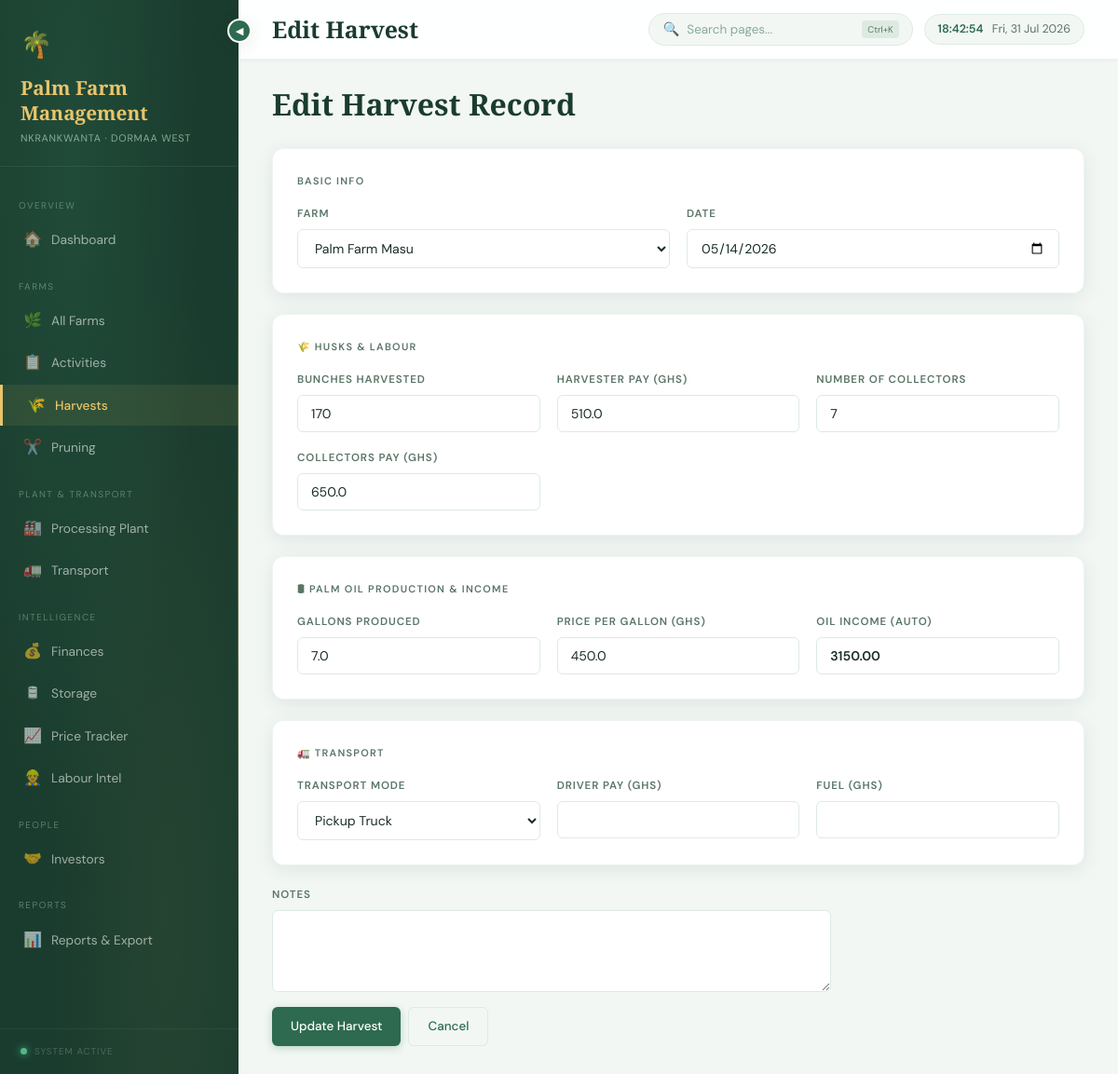
The page /harvests/5/edit on the database its author committed.
### tables this page shows
CREATE TABLE harvests (
    id                  INTEGER PRIMARY KEY AUTOINCREMENT,
    farm_id             INTEGER REFERENCES farms(id) ON DELETE CASCADE,
    activity_id         INTEGER REFERENCES activities(id) ON DELETE SET NULL,
    date                DATE NOT NULL,
    bunches_harvested   INTEGER DEFAULT 0,
    weight_tonnes       REAL,
    num_labourers       INTEGER DEFAULT 0,
    harvesting_cost     REAL DEFAULT 0,
    notes               TEXT
, harvester_pay REAL DEFAULT 0, collector_pay REAL DEFAULT 0, num_collectors INTEGER DEFAULT 0, gallons_produced REAL DEFAULT 0, price_per_gallon REAL DEFAULT 0, oil_income REAL DEFAULT 0, transport_mode TEXT DEFAULT NULL, driver_pay REAL DEFAULT 0, fuel_cost REAL DEFAULT 0, tricycle_rent REAL DEFAULT 0, gallons_sold REAL DEFAULT 0, husks_processed INTEGER DEFAULT NULL, gallons_sold_price REAL DEFAULT 0, gallons_sold_income REAL DEFAULT 0, threshing_cost REAL DEFAULT 0);

CREATE TABLE farms (
    id              INTEGER PRIMARY KEY AUTOINCREMENT,
    name            TEXT NOT NULL,
    location        TEXT,
    constituency    TEXT,
    size_acres      REAL,
    crop_type       TEXT CHECK(crop_type IN ('Oil Palm', 'Cashew')),
    status          TEXT CHECK(status IN ('Active', 'Inactive', 'Development')),
    total_trees     INTEGER DEFAULT 0,
    notes           TEXT,
    created_at      DATE DEFAULT (DATE('now'))
);

### routes/harvests.py (the view, shortened to what this page needs)
@harvests_bp.route('/<int:harvest_id>/edit', methods=['GET', 'POST'])
def edit(harvest_id):
    harvest = query("SELECT * FROM harvests WHERE id=?", (harvest_id,), one=True)
    if not harvest:
        flash('Harvest not found.', 'error')
        return redirect(url_for('harvests.index'))
    farms = get_all_farms()
    return render_template('harvests/edit.html',
        harvest=harvest, farms=farms, pickup_farm_id=PICKUP_FARM_ID)

### database/db.py (called while the page is built)
def get_connection():
    conn = sqlite3.connect(DB_PATH)
    conn.row_factory = sqlite3.Row
    conn.execute("PRAGMA foreign_keys = ON")
    return conn

def query(sql, params=(), one=False):
    conn = get_connection()
    cur = conn.execute(sql, params)
    rv = cur.fetchone() if one else cur.fetchall()
    conn.close()
    return rv

def get_all_farms():
    return query("SELECT * FROM farms ORDER BY id")

### templates/harvests/edit.html (shortened to what this page needs)
{% extends 'base.html' %}
{% block page_title %}Edit Harvest{% endblock %}
{% block content %}
<div class="page-header"><h2>Edit Harvest Record</h2></div>
<form method="POST">
  <div class="card">
    <div class="card-title">Basic Info</div>
    <div class="form-grid">
      <div class="form-group"><label>Farm</label>
        <select name="farm_id" id="farmSelect" onchange="updateTransport()">
          {% for f in farms %}<option value="{{ f['id'] }}" {% if f['id']==harvest['farm_id'] %}selected{% endif %}>{{ f['name'] }}</option>{% endfor %}
        </select></div>
      <div class="form-group"><label>Date</label><input type="date" name="date" value="{{ harvest['date'] }}" required></div>
    </div>
  </div>
  <div class="card">
    <div class="card-title">🌾 Husks & Labour</div>
    <div class="form-grid">
      <div class="form-group"><label>Bunches Harvested</label>
        <input type="number" name="bunches_harvested" id="bunches" value="{{ harvest['bunches_harvested'] }}" oninput="calcHarvesterPay()"></div>
      <div class="form-group"><label>Harvester Pay (GHS)</label>
        <input type="number" step="0.01" name="harvester_pay" id="harvesterPay" value="{{ harvest['harvester_pay'] or '' }}" oninput="updateTotalLabour()"></div>
      <div class="form-group"><label>Number of Collectors</label>
        <input type="number" name="num_collectors" value="{{ harvest['num_collectors'] or '' }}"></div>
      <div class="form-group"><label>Collectors Pay (GHS)</label>
        <input type="number" step="0.01" name="collector_pay" id="collectorPay" value="{{ harvest['collector_pay'] or '' }}" oninput="updateTotalLabour()"></div>
    </div>
  </div>
  <div class="card">
    <div class="card-title">🛢 Palm Oil Production & Income</div>
    <div class="form-grid">
      <div class="form-group"><label>Gallons Produced</label>
        <input type="number" step="0.1" name="gallons_produced" id="gallons" value="{{ harvest['gallons_produced'] or '' }}" oninput="calcIncome()" step="0.01"></div>
      <div class="form-group"><label>Price per Gallon (GHS)</label>
        <input type="number" step="0.01" name="price_per_gallon" id="pricePerGallon" value="{{ harvest['price_per_gallon'] or '' }}" oninput="calcIncome()"></div>
      <div class="form-group"><label>Oil Income (Auto)</label>
        <input type="number" id="oilIncome" disabled style="background:var(--surface-2);color:var(--green);font-weight:600;" value="{{ '{:.2f}'.format(harvest['oil_income'] or 0) }}"></div>
    </div>
  </div>
  <div class="card">
    <div class="card-title">🚛 Transport</div>
    <div class="form-grid">
      <div class="form-group"><label>Transport Mode</label>
        <select name="transport_mode" id="transportMode" onchange="updateTransportFields()">
          <option value="Pickup" {% if harvest['transport_mode']=='Pickup' %}selected{% endif %}>Pickup Truck</option>
        </select></div>
      <div class="form-group" id="driverPayGroup"><label>Driver Pay (GHS)</label>
        <input type="number" step="0.01" name="driver_pay" value="{{ harvest['driver_pay'] or '' }}"></div>
      <div class="form-group" id="fuelGroup"><label>Fuel (GHS)</label>
        <input type="number" step="0.01" name="fuel_cost" value="{{ harvest['fuel_cost'] or '' }}"></div>
    </div>
  </div>
  <div class="form-group full" style="max-width:600px;"><label>Notes</label><textarea name="notes">{{ harvest['notes'] }}</textarea></div>
  <div class="flex gap-2 mt-2">
    <button type="submit" class="btn btn-primary">Update Harvest</button>
    <a href="{{ url_for('harvests.index') }}" class="btn btn-outline">Cancel</a>
  </div>
</form>
{% endblock %}

### templates/base.html (style rules this page uses)
:root { --green-dark: #1a3c2e; --green-mid: #2d6a4f; --green-light: #52b788; --green-pale: #d8f3dc; --green-wash: #eef7f1; --gold: #e9c46a; --gold-dark: #c49a2a; --gold-pale: #fdf3dc; --red: #e63946; --red-pale: #fdecea; --amber: #f4a261; --amber-pale: #fef0e0; --white: #ffffff; --off-white: #f8faf9; --surface: #f2f7f4; --border: #ddeae1; --border-soft: #eef4f0; --ink: #1a2e25; --ink-mid: #2c4235; --ink-soft: #5a7566; --ink-muted: #8aab97; --sidebar-w: 256px; --r-sm: 6px; --r: 12px; --r-lg: 18px; --shadow-sm: 0 1px 4px rgba(26,60,46,0.06); --shadow: 0 4px 20px rgba(26,60,46,0.09); --shadow-lg: 0 8px 40px rgba(26,60,46,0.13); --shadow-gold: 0 4px 20px rgba(196,154,42,0.2); }
*, *::before, *::after { box-sizing: border-box; margin: 0; padding: 0; }
html { scroll-behavior: smooth; }
body { font-family: 'DM Sans', sans-serif; background: var(--surface); color: var(--ink); display: flex; min-height: 100vh; font-size: 14px; line-height: 1.65; -webkit-font-smoothing: antialiased; }
.card { background: var(--white); border-radius: var(--r); box-shadow: var(--shadow); padding: 26px; margin-bottom: 22px; border: 1px solid var(--border-soft); transition: box-shadow 0.22s ease, transform 0.22s ease; position: relative; overflow: hidden; }
.card::before { content: ''; position: absolute; top: 0; left: 0; right: 0; height: 2px; background: linear-gradient(90deg, var(--green-mid), var(--gold), var(--green-mid)); transform: scaleX(0); transform-origin: left; transition: transform 0.3s ease; }
.card-title { font-size: 0.68rem; text-transform: uppercase; letter-spacing: 0.12em; color: var(--ink-soft); font-weight: 600; margin-bottom: 16px; }
.btn { display: inline-flex; align-items: center; gap: 7px; padding: 9px 20px; border-radius: var(--r-sm); font-family: 'DM Sans', sans-serif; font-size: 0.84rem; font-weight: 500; cursor: pointer; text-decoration: none; border: none; transition: all 0.2s cubic-bezier(0.34,1.56,0.64,1); }
.btn-primary { background: var(--green-mid); color: white; box-shadow: 0 2px 8px rgba(45,106,79,0.28); }
.btn-outline { background: transparent; color: var(--green-mid); border: 1.5px solid var(--border); }
.form-grid { display: grid; grid-template-columns: repeat(auto-fit, minmax(240px, 1fr)); gap: 18px; }
.form-group { display: flex; flex-direction: column; gap: 7px; }
.form-group.full { grid-column: 1 / -1; }
label { font-size: 0.72rem; font-weight: 600; color: var(--ink-soft); text-transform: uppercase; letter-spacing: 0.08em; }
input, select, textarea { padding: 10px 14px; border: 1.5px solid var(--border); border-radius: var(--r-sm); font-family: 'DM Sans', sans-serif; font-size: 0.88rem; color: var(--ink); background: var(--white); transition: border-color 0.15s, box-shadow 0.15s; width: 100%; }
textarea { resize: vertical; min-height: 88px; }
.page-header { display: flex; align-items: flex-start; justify-content: space-between; margin-bottom: 28px; }
.page-header h2 { font-family: 'Cormorant Garamond', serif; font-size: 2rem; font-weight: 600; color: var(--green-dark); line-height: 1.15; }
.flex { display: flex; }
.gap-2 { gap: 8px; }
.mt-2 { margin-top: 16px; }

### rows shown on the page
harvests: farm_id "Palm Farm Masu", date "05/14/2026", bunches_harvested "170", harvester_pay "510.0", num_collectors "7", collector_pay "650.0", gallons_produced "7.0", price_per_gallon "450.0", oil_income "3150.00", transport_mode "Pickup Truck"
